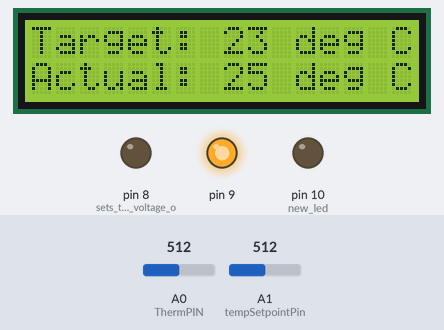
Simulated run of this sketch. Board: Arduino Uno, built with avr-gcc and run on an emulated ATmega328P. Parts: 16×2 character LCD, output pins drawn as LEDs (lit = HIGH). Inputs (shaded band) come from the test bench; at power-on: A0 (ThermPIN) = 512, A1 (tempSetpointPin) = 512. What the sketch prints to the serial monitor is not drawn.

Above: at 1.2 s.
1.3 s: A0 (ThermPIN) set to 470
At 6.1 s:
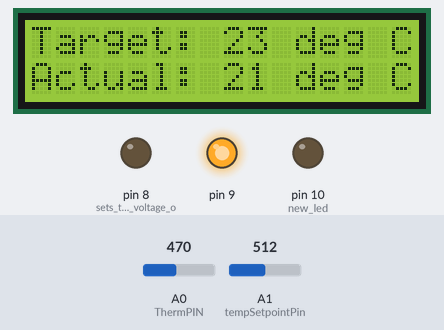
7.3 s: A0 (ThermPIN) set to 451
At 10.6 s:
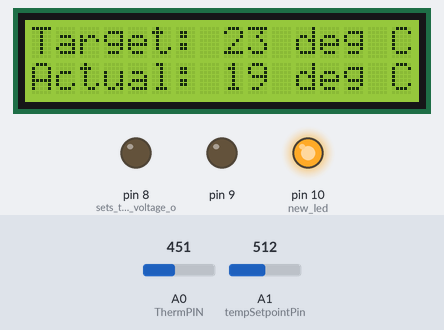
13.3 s: A0 (ThermPIN) set to 358
At 15.7 s:
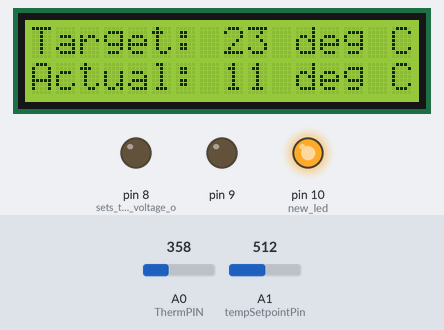
19.3 s: A0 (ThermPIN) set to 327
At 21.2 s:
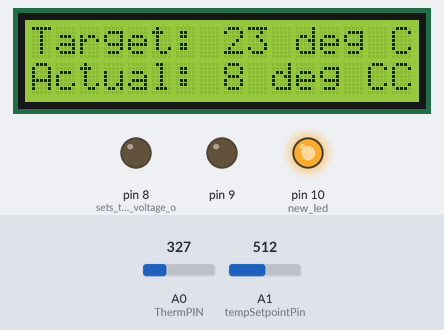
25.3 s: A1 (tempSetpointPin) set to 716
At 26.6 s:
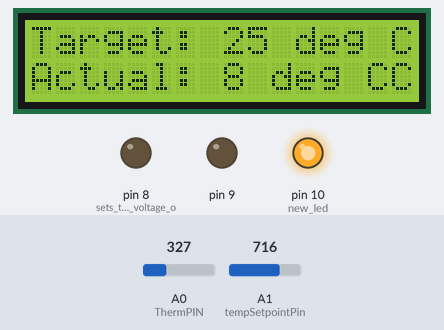
31.3 s: A0 (ThermPIN) set to 716
At 36.6 s:
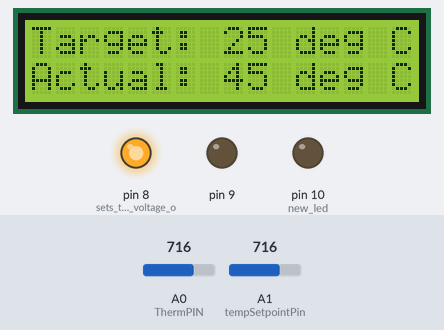
Timing chart, 0 to 38.1 s (numbered marks = the images above; inputs shaded):
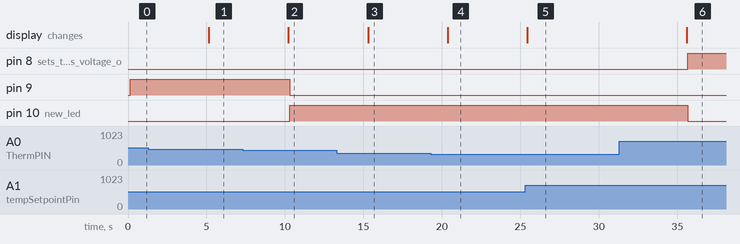

Measured:
- the behaviour switches between 463 and 462 on A0 (ThermPIN) (found by bisection; images 1 and 2)
- the behaviour switches between 340 and 339 on A0 (ThermPIN) (found by bisection; images 3 and 4)
- after the input at 1.3 s, the display: changes after 3.8 s (image 1)
- after the input at 7.3 s, pin 9: HIGH → LOW after 3.0 s; pin 10 (new_led): LOW → HIGH after 3.0 s; the display: changes after 2.9 s (image 2)
- after the input at 13.3 s, the display: changes after 2.0 s (image 3)
- after the input at 19.3 s, the display: changes after 1.1 s (image 4)
- after the input at 25.3 s, the display: changes after 0.15 s (image 5)
- after the input at 31.3 s, pin 8 (sets_the_pin_as_voltage_o): LOW → HIGH after 4.4 s; pin 10 (new_led): HIGH → LOW after 4.4 s; the display: changes after 4.3 s (image 6)

The sketch:

Ambient_Temperature_Sensing_System.ino
```cpp
#include  <LiquidCrystal.h> //library for LCD
#include <math.h>
#define ThermPIN 0
#define tempSetpointPin 1

LiquidCrystal lcd (12, 11, 5, 4, 3, 2); //LCD pins

float resistorValue = 9850;

enum led {
  BLUE = 10,
  GREEN = 9,
  RED = 8,
  NONE = 0
};
// Enumeration, makes it easier to read and maintain. Stores the pin number that controls the LED of the specified colour
led cur_led = NONE;

float Therm(int RawADC) {
  long R;//resistance
  float Temp;  // Dual-Purpose variable to save space.

  R=resistorValue*((1024.0 / RawADC) - 1);// ADC = Analog->Digital Converter, converts the raw analog data into readable digital data
  Temp = log(R); // R = Thermistor resistance, uses logarithmic mathematical function
  Temp = 1 / (0.001129148 + (0.000234125 * Temp) + (0.0000000876741 * Temp * Temp * Temp)); //Steinhart-Hart Equation; Temp = 1 / (A + Bln(Rt) + Cln (Rt)^3 where A, B and C are measured constants, Rt is resistance of Thermistor
  Temp = Temp - 273.15;  // Kelvin -> Celsius
  return Temp;// returns the final measured temperature in Celsius
}


void setup(){
  lcd.begin (16, 2);// sets LCD cursor
  Serial.begin(9600);// begins serial
  pinMode(8, OUTPUT);// sets the pin as voltage outputs rather than inputs
  pinMode(9, OUTPUT);
  pinMode(10, OUTPUT);
}

void loop(){

    //Useful Maths
  	int setPoint = analogRead(tempSetpointPin); // determines the raw resistance value of the Pot
  	float potResistance = (setPoint / 1023.0);
    int targetTemp = ((potResistance * 15.0) + 15.5);// (Pv * lowest setpoint)+ (Lowest setpoint + .5)
    int currentTemp = Therm(analogRead(ThermPIN));
    int difference = currentTemp - targetTemp;
    float VoltDegree = .95 / 257.5; // Vmax - Vmin / Angle Max - Angle Min = Voltage per Degree
    float theta = potResistance / VoltDegree; // amount of degrees the Pot has turned


    //LCD print outs
    lcd.setCursor(0,0);
    lcd.print("Target: ");
    lcd.print(targetTemp);
    lcd.print(" deg C");
    lcd.setCursor(0,1);
    lcd.print("Actual: ");
    lcd.print(currentTemp);
    lcd.print(" deg C");

    //Serial bug and math checks
    Serial.print("Ambient Temp: ");
    Serial.print(currentTemp);
    Serial.print("\r\n");
    Serial.print("Target Temp: ");
    Serial.print(targetTemp);
    Serial.print("\r\n");
    Serial.print("Difference: ");
    Serial.print(difference);
    Serial.print("\r\n");
    Serial.print("Pot Resistance: ");
    Serial.print(potResistance); //1 = 10k ohms, 0 = 0 ohms
    Serial.print("\r\n");
    Serial.print("Voltage per Degree turned: ");
    Serial.print(VoltDegree, 4);
    Serial.print("\r\n");
    Serial.print("Degrees turned: ");
    Serial.print(theta);
    Serial.print("\r\n");
    Serial.print("\r\n");


    //the "logic" happens below
    led new_led;
    if (difference < -2) {
    	new_led = BLUE;//"selects" pin 10
    } else if (-2 <= difference && difference <= 2) {
        new_led = GREEN;//"selects" pin 9
    } else if (2 < difference) {
        new_led = RED;//"selects" pin 8
    }
    //determines if difference is more than 2 or less than -2, if so, sends voltage to Red, blue LEDs. IF difference is -2<= or <=2, then it "selects" the Green LED

    if (new_led != cur_led) {
        digitalWrite(cur_led, LOW);//sends 0 Volts to current LED
        digitalWrite(new_led, HIGH);  //sends 5 Volts to new LED
        cur_led = new_led;
    }//here the code enables new LED to be current LED only if new LED does not = current LED

    delay(5000); // Delays by 5 seconds
}
```
